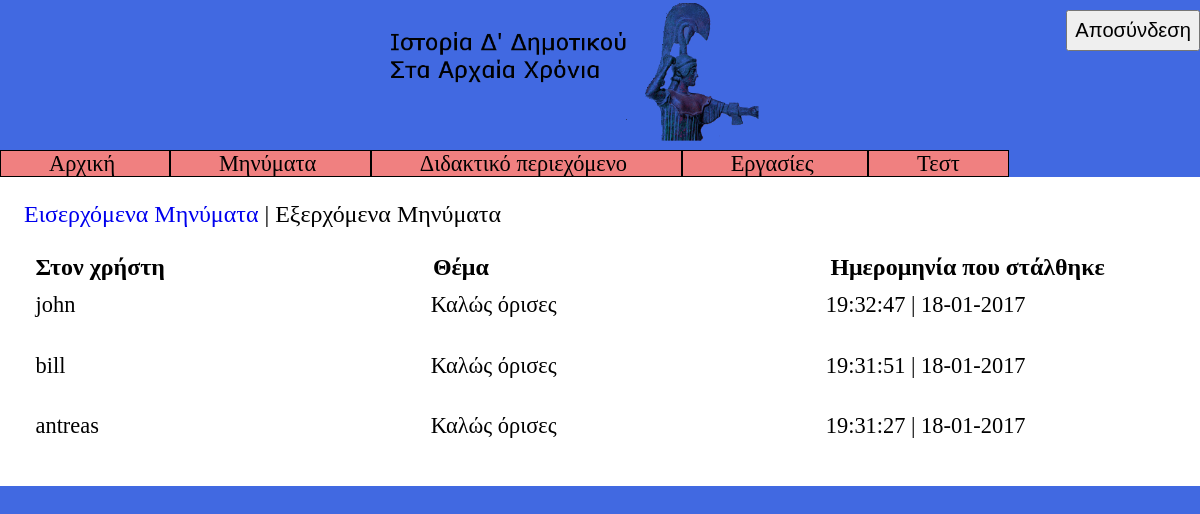
/code/professor/sent_message.php (signed in), run on the app's committed database.
### tables this page shows
CREATE TABLE `message` (
  `id` bigint(20) NOT NULL,
  `from_user` varchar(20) NOT NULL,
  `to_user` varchar(20) NOT NULL,
  `subject` varchar(20) NOT NULL,
  `text` text NOT NULL,
  `seen` tinyint(1) NOT NULL DEFAULT '0',
  `date` datetime NOT NULL
);

### code/professor/sent_message.php (the view, shortened to what this page needs)
<!DOCTYPE html>
<html>
<head>
	<link rel="stylesheet" type="text/css" href="pstyles.css" />
</head>
<body>
	<button class="logout" onclick="logout()"> Αποσύνδεση</button>
	<img src="../banner.png" alt="Ιστορία Δ' Δημοτικού Στα Αρχαία Χρόνια" class="banner">
	<div class="menu">
		<span class="menup"> <a href="phome.php" class="link_to_page"> Αρχική </a> </span>
		<span class="menup"> <a href="message.php" class="link_to_page"> Μηνύματα </a> </span>
		<span class="menup"> <a href="content.php" class="link_to_page"> Διδακτικό περιεχόμενο </a> </span>
		<span class="menup"> <a href="group_project.php" class="link_to_page"> Εργασίες </a> </span>
		<span class="menup"> <a href="test.php" class="link_to_page"> Τεστ </a> </span>
	</div>
	<div class="main">
		<span class="big"> <a href="message.php"> Εισερχόμενα Μηνύματα </a> | Εξερχόμενα Μηνύματα </span> <br> <br>
		<div class="big container">
			<div class="message_header"> <b> Στον χρήστη </b> </div>
			<div class="message_header"> <b> Θέμα </b> </div>
			<div class="message_header"> <b> Ημερομηνία που στάλθηκε </b> </div>
		</div>
<?php
$link = connect_to_database("../login_register_form.php");
if (isset($_GET["pagenum"])) {
	$pagenum = $_GET["pagenum"];
}
else{
	$pagenum = 1;
}
$limit = ($pagenum - 1) * 10;
$result = $link->query("SELECT * FROM message WHERE from_user='".PROFESSOR_USERNAME."' ORDER BY id DESC LIMIT ".$limit.",10");
while ($row = mysqli_fetch_array($result, MYSQLI_ASSOC)) {
	echo "<a href='show_sent_message.php?id=".$row["id"]."' class='link_to_page'> <div class='message_box'> <div class='container'>";
	echo "<div class='message_info'>".$row["to_user"]."</div>"."<div class='message_info'> ".$row["subject"]."</div>"."<div class='message_info'>".date("H:i:s | d-m-Y", strtotime($row["date"]))."</div>";
	echo "</div> </div> </a>";
}
?>
	</div>
</body>
</html>

### code/professor/pstyles.css (style rules this page uses)
* { box-sizing: border-box; }
body { background-color: royalblue; font-family: "Verdana"; font-size: 140%; margin: 0; }
button { font-size: 90%; padding: 7px; margin-top: 10px; cursor: pointer; }
a { text-decoration: none; }
button.logout { float: right; }
img.banner { display: table-cell; margin-left: 32.5%; margin-right: 32.5%; width: 35%; }
div.menu { margin-right: 10%; margin-left: 10%; }
div.container { display: flex; flex-wrap: wrap; justify-content: space-between; align-items: flex-start; }
span.menup { border: 1px solid black; padding: 0 4%; background-color: lightcoral; cursor: pointer; }
div.main { background-color: white; padding: 2%; margin-left: 10%; margin-right: 10%; }
.big { font-size: 107%; }
div.message_header { width: 30%; margin-left: 1%; }
div.message_box { padding: 1%; margin-bottom: 1%; cursor: pointer; }
div.message_info { width: 30%; }
a.link_to_page { color: black; }
@media only screen and (max-width: 1400px) { div.main { margin-left: 0; margin-right: 0; } }
@media only screen and (max-width: 1400px) { div.menu { margin-right: 0; margin-left: 0; } }

### data on the page
message: to_user "john", subject "Καλώς όρισες", date "19:32:47 | 18-01-2017"
message: to_user "bill", subject "Καλώς όρισες", date "19:31:51 | 18-01-2017"
message: to_user "antreas", subject "Καλώς όρισες", date "19:31:27 | 18-01-2017"
